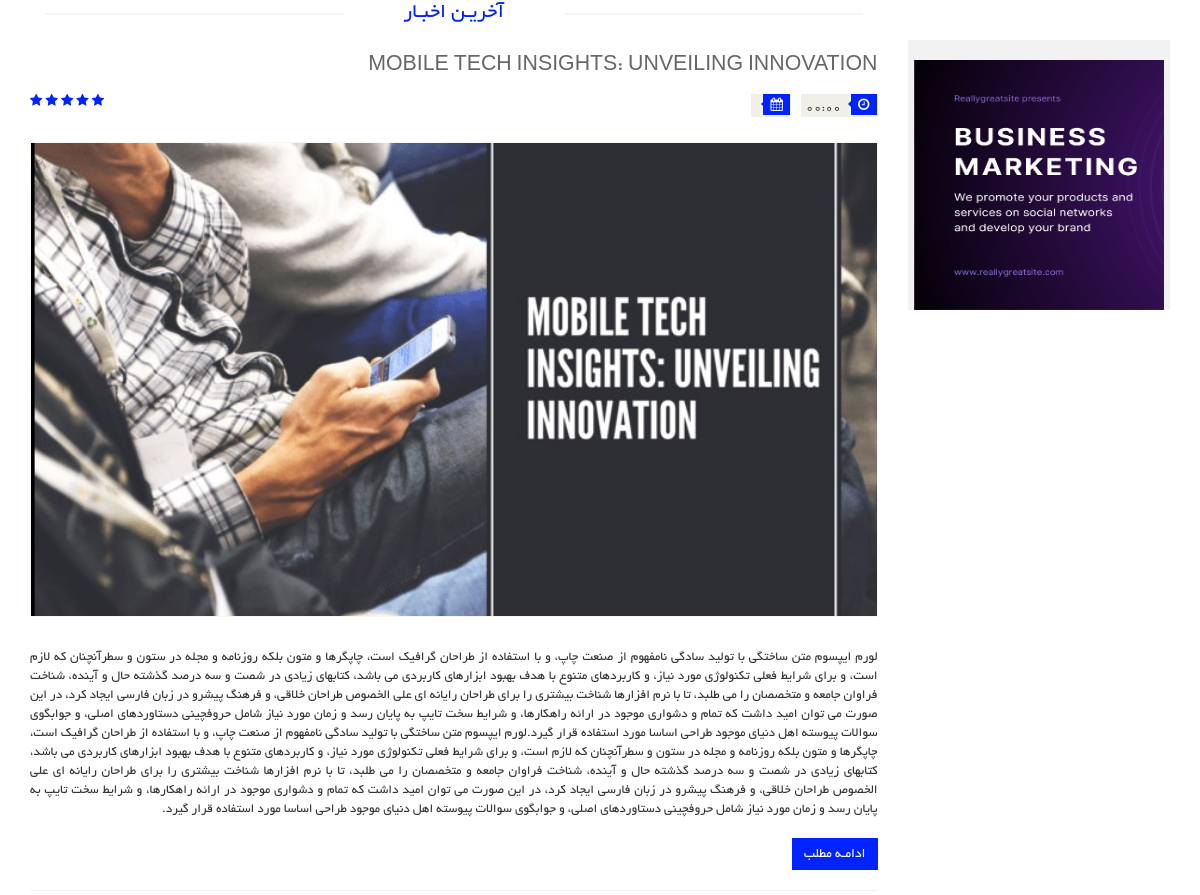
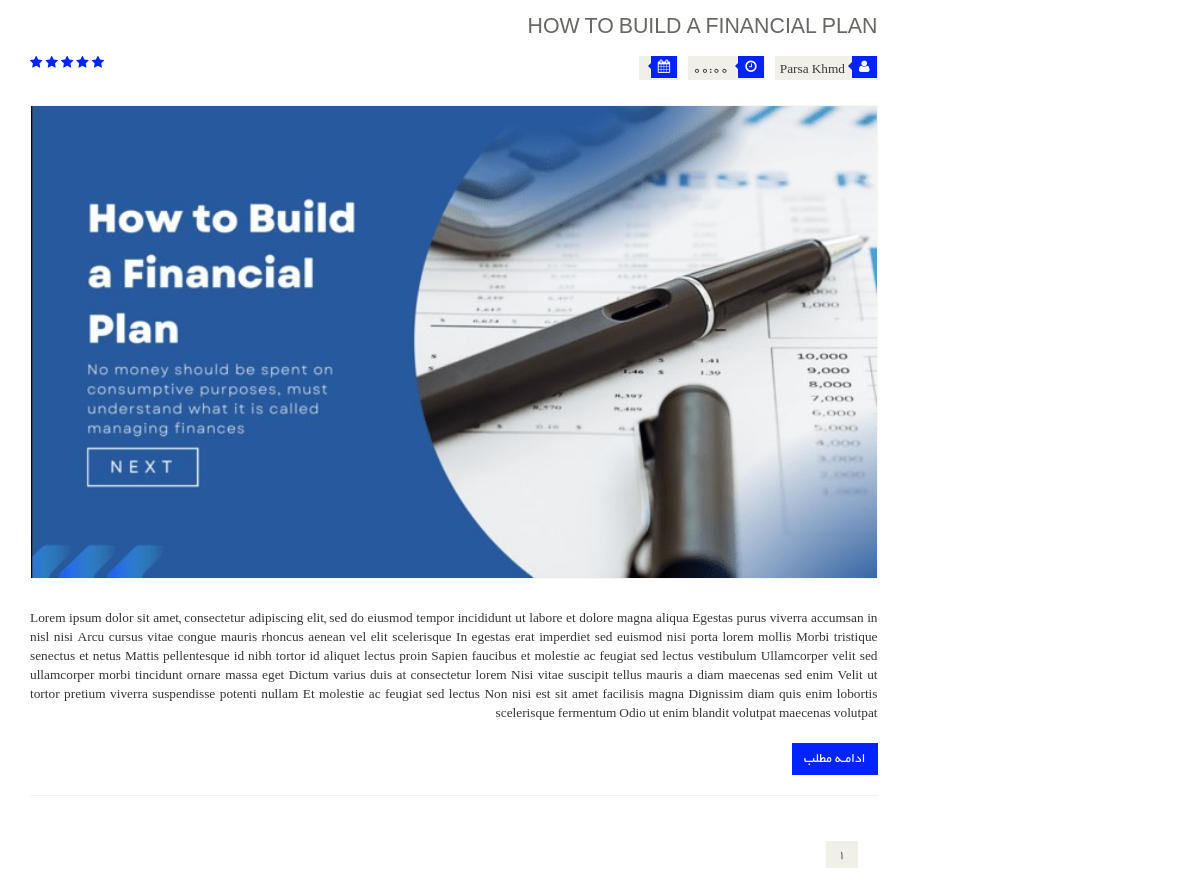
The app's page /articles/ with its own data (2 pictures, top to bottom).
### article_module/models.py (models this page shows, shortened)
class Article(models.Model):
    title = models.CharField(max_length=300, verbose_name='عنوان مقاله')
    slug = models.SlugField(max_length=400, db_index=True, allow_unicode=True, verbose_name='عنوان در url')
    image = models.ImageField(upload_to='images/articles', verbose_name='تصویر مقاله')
    short_description = models.TextField(verbose_name='توضیحات مقاله')
    text = models.TextField(verbose_name='متن مقاله')
    is_active = models.BooleanField(default=True, verbose_name='فعال / غیر فعال')
    selected_categories = models.ManyToManyField(ArticleCategory, verbose_name='دسته بندی ها')
    author = models.ForeignKey(User, on_delete=models.CASCADE, null=True, verbose_name='نویسنده', editable=False)
    create_date = models.DateTimeField(auto_now_add=True, editable=False, verbose_name='تاریخ ثبت')
    def get_jalali_create_time(self):
        return self.create_date.strftime('%H:%M')
    class Meta:
        verbose_name = 'مقاله'
        verbose_name_plural = 'مقالات'

### account_module/models.py (models this page shows)
class User(AbstractUser):
    avatar = models.ImageField(upload_to='images/profile', verbose_name='تصویر آواتار', null=True, blank=True)
    email_active_code = models.CharField(max_length=100, verbose_name='کد فعالسازی ایمیل')
    about_user = models.TextField(null=True, blank=True, verbose_name='درباره شخص')
    address = models.TextField(null=True, blank=True, verbose_name='آدرس')
    class Meta:
        verbose_name = 'کاربر'
        verbose_name_plural = 'کاربران'
    def __str__(self):
        if self.first_name is not '' and self.last_name is not '':
            return self.get_full_name()
        else:
            return self.email

### article_module/views.py (the view)
# urls.py: path('', views.ArticleListView.as_view(), name='articles_list'),
class ArticleListView(ListView):
    template_name = 'article_module/article_page.html'
    model = Article
    paginate_by = 5
    def get_queryset(self):
        query = super(ArticleListView, self).get_queryset()
        query = query.filter(is_active=True)
        category_name = self.kwargs.get('category')
        if category_name is not None:
            query = query.filter(selected_categories__url_title__iexact=category_name)
        return query

### polls/templatetags/poll_extras.py (called while the page is built)
@register.filter(name='show_jalali_date')
def show_jalali_date(value):
    return date2jalali(value)

### article_module/templates/article_module/article_page.html (shortened to what this page needs)
{% extends 'shared/_layout.html' %}
{% load static %}
{% load poll_extras %}
{% load thumbnail %}
{% load render_partial %}
{% block content %}
    <div class="container">
        <div class="row">
            <div class="col-sm-9">
                <div class="blog-post-area">
                    <h2 class="title text-center">آخریـن اخبـار</h2>
                    {% for article in article_list %}
                        <div class="single-blog-post">
                            <h3>{{ article.title }}</h3>
                            <div class="post-meta">
                                <ul>
                                    {% if article.author is not None %}
                                        <li><i class="fa fa-user"></i>{{ article.author }}</li>
                                    {% endif %}
                                    <li><i class="fa fa-clock-o"></i> {{ article.get_jalali_create_time }}</li>
                                    <li><i class="fa fa-calendar"></i> {{ article.create_date | show_jalali_date }}</li>
                                </ul>
                                <span>
										<i class="fa fa-star"></i>
										<i class="fa fa-star"></i>
										<i class="fa fa-star"></i>
										<i class="fa fa-star"></i>
										<i class="fa fa-star-half-o"></i>
								</span>
                            </div>
                            <a href="">
                                {% thumbnail article.image "862x398" quality=95 crop='center' as im %}
                                    <img src="{{ im.url }}">
                                {% endthumbnail %}
                            </a>
                            <p>{{ article.short_description }}</p>
                            <a class="btn btn-primary" href="{% url 'articles_detail' pk=article.id %}">ادامـه مطلب</a>
                        </div>
                    {% endfor %}
                    <div class="pagination-area">
                        <ul class="pagination">
                            {% for pageNumber in paginator.page_range %}
                                <li class="{% if page_obj.number == pageNumber %} active {% endif %}">
                                    <a href="?page={{ pageNumber }}">{{ pageNumber }}</a>
                                </li>
                            {% endfor %}
                        </ul>
                    </div>
                </div>
            </div>
            <div class="col-sm-3">
                <div class="left-sidebar">
                    <div class="shipping text-center">
                        <img src="{% static 'images/blog/Blue_Digital_Marketing_Methods_Facebook_Ad.png' %}" width="250"
                             height="250" alt="">
                    </div>
                </div>
            </div>
        </div>
    </div>
{% endblock %}

### static/css/main.css (style rules this page uses)
body { font-family: 'BYekan'; font-size: 10pt; position: relative; font-weight: normal; direction: rtl; }
ul li { list-style: none; }
a { -webkit-transition: 300ms; -moz-transition: 300ms; -o-transition: 300ms; transition: 300ms; }
h1, h2, h3, h4, h5, h6 { font-family: 'BYekan', sans-serif; }
.left-sidebar h2:after, h2.title:after { content: " "; position: absolute; border: 1px solid #f5f5f5; bottom: 8px; right: 0; width: 100%; height: 0; z-index: -2; }
h2.title:before { content: " "; position: absolute; background: #fff; bottom: -6px; width: 220px; height: 30px; z-index: -1; right: 50%; margin-right: -110px; }
.shipping { background-color: #F2F2F2; margin-top: 40px; overflow: hidden; padding-top: 20px; position: relative; }
h2.title { color: #0023ff; font-family: 'BYekan', sans-serif; font-size: 16pt; font-weight: 400; margin: 0 15px; text-transform: uppercase; margin-bottom: 30px; position: relative; }
.pagination { display: inline-block; margin-bottom: 25px; margin-top: 0; padding-right: 15px; }
.pagination li:first-child a, .pagination li:first-child span { border-bottom-left-radius: 0; border-top-left-radius: 0; margin-left: 0; }
.pagination li:last-child a, .pagination li:last-child span { border-bottom-right-radius: 0; border-top-right-radius: 0; }
.pagination .active a, .pagination .active span, .pagination .active a:hover, .pagination .active span:hover, .pagination .active a:focus, .pagination .active span:focus { background-color: #0023ff; border-color: #0023ff; color: #FFFFFF; cursor: default; z-index: 2; }
.pagination li a, .pagination li span { background-color: #f0f0e9; border: 0; float: left; line-height: 1.42857; margin-left: -1px; padding: 6px 12px; position: relative; text-decoration: none; margin-right: 5px; color: #000; }
.single-blog-post { border-bottom: 1px solid #f2f2f2; padding-bottom: 15px; }
.blog-post-area .single-blog-post h3 { color: #696763; font-size: 16pt; font-family: 'BYekan', sans-serif; text-transform: uppercase; font-weight: 500; margin-bottom: 17px; }
.blog-post-area .single-blog-post a img { border: 1px solid #F7F7F0; width: 100%; margin-bottom: 30px }
.blog-post-area .single-blog-post p { color: #363432; text-align: justify; }
.blog-post-area .post-meta { display: block; margin-bottom: 25px; overflow: hidden; }
.blog-post-area .post-meta ul { padding: 0; display: inline; }
.blog-post-area .post-meta ul li { background: #F0F0E9; float: right; margin-left: 10px; padding: 0 5px; font-size: 10pt; color: #393b3b; position: relative; }
.blog-post-area .post-meta ul li i { background: #0023ff; color: #FFFFFF; margin-right: -4px; margin-left: 7px; padding: 4px 7px; }
.sinlge-post-meta li i:after, .blog-post-area .post-meta ul li i:after { content: ""; position: absolute; width: auto; height: auto; border-color: transparent #0023ff transparent transparent; border-width: 4px; border-style: solid; top: 6px; right: 26px; }
.post-meta span { float: left; }
.post-meta span i { color: #0023ff; }
.blog-post-area .single-blog-post .btn-primary { background: #0023ff; border: medium none; border-radius: 0; color: #FFFFFF; margin-top: 10px; }
.pagination-area { margin-bottom: 45px; margin-top: 45px }
.pagination-area .pagination li a { background: #F0F0E9; border: 0 none; border-radius: 0; color: #696763; margin-left: 5px; padding: 4px 12px; }
.btn.btn-primary { background: #0023ff; border: 0 none; border-radius: 0; margin-top: 16px; }

### records on screen
Article: title "MOBILE TECH INSIGHTS: UNVEILING INNOVATION", get_jalali_create_time "00:00", shows a picture, short_description "لورم ایپسوم متن ساختگی با تولید سادگی نامفهوم از صنعت چاپ، و با استفاده از طراحان گرافیک است، چاپگرها و متون بلکه روزنامه و مجله در ستون و سطرآنچنان که لازم است، و برای شرایط فعلی تکنولوژی مورد نیاز، و کاربردهای متنوع با هدف بهبود ابزارهای کاربردی می باشد، کتابهای زیادی در شصت و سه درصد گذشته حال و آینده، شناخت فراوان جامعه و متخصصان را می طلبد، تا با نرم افزارها شناخت بیشتری را برای طراحان رایانه ای علی الخصوص طراحان خلاقی، و فرهنگ پیشرو در زبان فارسی ایجاد کرد، در این صورت می توان امید داشت که تمام و دشواری موجود در ارائه راهکارها، و شرایط سخت تایپ به پایان رسد و زمان مورد نیاز شامل حروفچینی دستاوردهای اصلی، و جوابگوی سوالات پیوسته اهل دنیای موجود طراحی اساسا مورد استفاده قرار گیرد.لورم…"
Article: title "HOW TO BUILD A FINANCIAL PLAN", author "Parsa Khmd", get_jalali_create_time "00:00", shows a picture, short_description "Lorem ipsum dolor sit amet, consectetur adipiscing elit, sed do eiusmod tempor incididunt ut labore et dolore magna aliqua Egestas purus viverra accumsan in nisl nisi Arcu cursus vitae congue mauris rhoncus aenean vel elit scelerisque In egestas erat imperdiet sed euismod nisi porta lorem mollis Morbi tristique senectus et netus Mattis pellentesque id nibh tortor id aliquet lectus proin Sapien faucibus et molestie ac feugiat sed lectus vestibulum Ullamcorper velit sed ullamcorper morbi tincidunt ornare massa eget Dictum varius duis at consectetur lorem Nisi vitae suscipit tellus mauris a diam maecenas sed enim Velit ut tortor pretium viverra suspendisse potenti nullam Et molestie ac feugiat…"

### other values on screen
{{ pageNumber }} "1"
